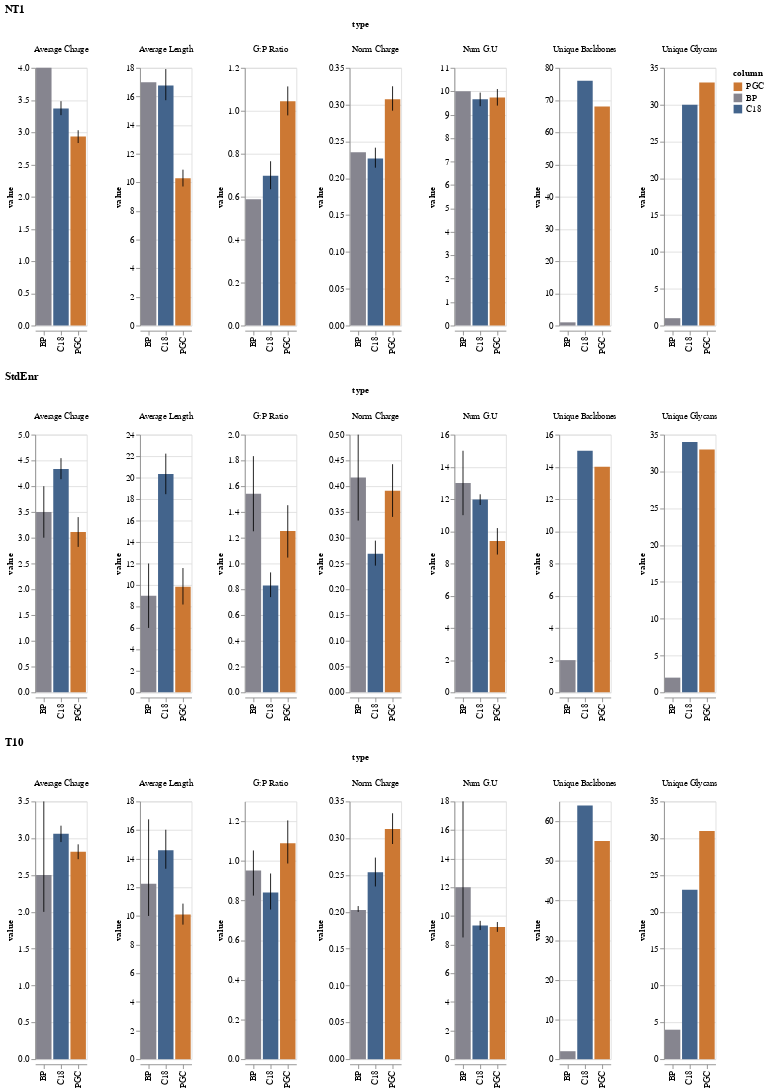

Source (notebook cell):
### Code cell
# Here we plot the same data but break it up by experiment/sample
chart = alt.vconcat()
for exp in unique_gp.experiment.unique():
    chart &= base.transform_filter(datum.experiment==exp).resolve_scale(y='independent').properties(title=f'{exp}')
chart.save('Cross_Sample_Comparisons/GPeptide_Character_ByExp.svg')
chart

### Figure 1 — Vega-Lite specification as saved in the notebook (floating-point values rounded to 4 significant figures; data arrays with more than 128 entries replaced by an {"elided": "..."} marker saying what was removed)
{"config": {"view": {"continuousWidth": 400, "continuousHeight": 300}}, "vconcat": [{"facet": {"column": {"type": "ordinal", "field": "type"}}, "spec": {"layer": [{"mark": "bar", "encoding": {"color": {"type": "ordinal", "field": "column", "scale": {"domain": ["PGC", "BP", "C18"], "range": ["#cc7833", "#86858f", "#43648c"]}}, "x": {"type": "ordinal", "field": "column", "title": ""}, "y": {"type": "quantitative", "aggregate": "mean", "field": "value", "title": ""}}}, {"mark": {"type": "errorbar", "extent": "ci"}, "encoding": {"x": {"type": "ordinal", "field": "column"}, "y": {"type": "quantitative", "aggregate": "mean", "field": "value", "scale": {"zero": true}}}}]}, "resolve": {"scale": {"y": "independent"}}, "title": "NT1", "transform": [{"filter": "(datum.experiment === 'NT1')"}]}, {"facet": {"column": {"type": "ordinal", "field": "type"}}, "spec": {"layer": [{"mark": "bar", "encoding": {"color": {"type": "ordinal", "field": "column", "scale": {"domain": ["PGC", "BP", "C18"], "range": ["#cc7833", "#86858f", "#43648c"]}}, "x": {"type": "ordinal", "field": "column", "title": ""}, "y": {"type": "quantitative", "aggregate": "mean", "field": "value", "title": ""}}}, {"mark": {"type": "errorbar", "extent": "ci"}, "encoding": {"x": {"type": "ordinal", "field": "column"}, "y": {"type": "quantitative", "aggregate": "mean", "field": "value", "scale": {"zero": true}}}}]}, "resolve": {"scale": {"y": "independent"}}, "title": "StdEnr", "transform": [{"filter": "(datum.experiment === 'StdEnr')"}]}, {"facet": {"column": {"type": "ordinal", "field": "type"}}, "spec": {"layer": [{"mark": "bar", "encoding": {"color": {"type": "ordinal", "field": "column", "scale": {"domain": ["PGC", "BP", "C18"], "range": ["#cc7833", "#86858f", "#43648c"]}}, "x": {"type": "ordinal", "field": "column", "title": ""}, "y": {"type": "quantitative", "aggregate": "mean", "field": "value", "title": ""}}}, {"mark": {"type": "errorbar", "extent": "ci"}, "encoding": {"x": {"type": "ordinal", "field": "column"}, "y": {"type": "quantitative", "aggregate": "mean", "field": "value", "scale": {"zero": true}}}}]}, "resolve": {"scale": {"y": "independent"}}, "title": "T10", "transform": [{"filter": "(datum.experiment === 'T10')"}]}], "data": {"name": "data-32b4e686e95944fd0c2d93eb881ea438"}, "$schema": "https://vega.github.io/schema/vega-lite/v4.8.1.json", "datasets": {"data-32b4e686e95944fd0c2d93eb881ea438": {"elided": "3378 records"}}}
